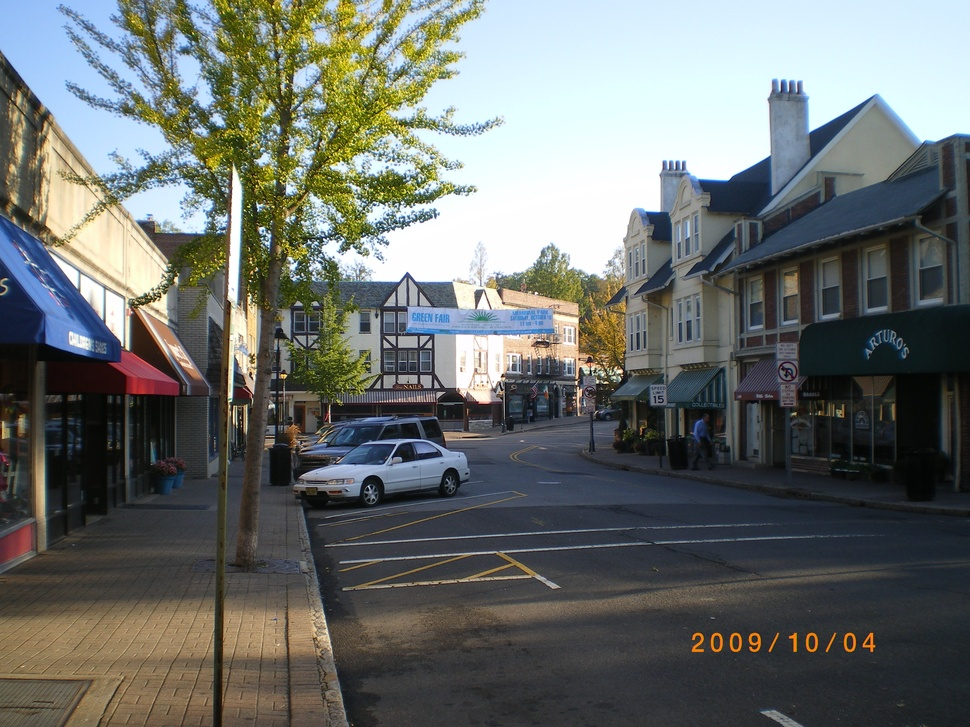
#> input picture LecturesJupterNotebooks/IMGP1690.JPG, 970 x 727 px, shrunk from 3264 x 2448 before the run, found by its file name
$ jupyter execute Lecture14.ipynb
#> lines starting #> are read from the running program, lines starting #| are printed output that depends on the picture
<a target="_blank" href="https://colab.research.google.com/github/TUIlmenauAMS/Videocoding/blob/main/LecturesJupterNotebooks/Lecture14/Lecture14.ipynb">

</a>
<font size="8" color ="Brown"><center>
Improved Interpolation
</center></font>
<br>
<p style="line-height:1.5">
<font size="6">

Interpolation plays an important role for motion
compensation with improved fractional pixel
accuracy. The more precise interpolated we get,
the smaller our prediction residual becomes, and
the more compression we get.<br>
How do we get improved and practical
interpolation?<br><br>
In **Computer Graphics** we have an analog
problem of interpolating samples, but there it is
samples given by a model or a designer, instead
of the pixel grid of our image. Hence it makes
sense to take a look at the approaches in
Computer Graphics:
<br>

<br>
Parallel to Nyquist-Sampling Theorem for
reconstruction:<br>
-Interpolation of samples.<br>
-Tells us how to do the interpolation:
<br>
<br>
With an ideal low pass filter, whose upper cutoff
frequency is half the sampling rate (for an interpolation
or upsampling factor of 2). The samples are our control
points (the samples in above picture).<br>
Nyquist Reconstruction (or interpolation): Our samples
correspond to our control points (with zeros in between).
The result of their low pass filterings is our interpolation.

<br>
Nyquist resonstruction assures that there are no
frequency components above the Nyquist frequency,
hence<br>
→ minimum frequency of change, maximally
smooth interpolated curve. The sinc function<br>
<br>
$$sinc(t)=\frac{sin(\pi.t)}{\pi.t}$$
is the impulse response of our ideal low pass filter as
interpolation function: <br><br>
Low pass filtering: **Convolution** with this
function
<br>

<br>
We assume that our samples are on **integer sample
points**. The interpolation function of the other samples
have a zero there, hence the interpolated curve has **no
influence of the other samples** there, and the curve
will go **through the sample values**. The original
sampling points are maintained after the interpolation,
which is what we want. This can be seen in the
following.<br>
In continuous space or time we can write our sequence
of samples as sequence of Dirac pulse multiplied by the
sample values,$$\sum_{n=0}^{\infty}x(n)\delta(t-n)$$
<br>
Filtering is a convolution of our samples with the Sinc
function. Continuous time convolution is (e.g. with a(t)
our sample sequence and b(t) our ideal low pass filter
impulse response)
<br>

<br>
<br>

<br>
<br>

Sinc function is infinite polynomial, infinitely
continuously differentiable<br>
→ interpolated curve is infinitely differentiable!<br>
→ Better than, for example Cubic splines<br>
(Computer Graphics), which are continuously
differentiable only until the 2nd derivative.<br><br>
Problem: sinc function is infinitely long, not so
practical.<br>
Alternative options for interpolation filter:
convolution of our samples with the so-called
"Box function" $h_1(t)$ as a basis function.
<br>

→ No continuity, problem because we have
mostly smooth intensity gradients in images.
Another way to preserve the continuity:
**Linear interpolation:**<br>
Basis function is the Box function convolved with
itself.
<br>

<br >
<br>
$$h_2(t)=h_1(t)*h_1(t)$$
Interpolation with this basis function:
<br>

<br>
Observe: After doing the convolution, we obtain
an increasing and a decreasing part for each to
be interpolated interval, as can be seen in above
picture. Each interval between two sampling
points contains two functions, the rising and the
falling slope of our basis function.<br>
We can write this basis function as **two** linear
functions or **polynomials of 1st order** of a local
variable u, which varies between 0 and 1 in this
interval between two neighboring sampling
points. For the **rising part** we get,
$$Q_1(u)=u$$
for the **falling part** we get,
$$Q_2(u)=1-u$$
Let the sample value at the lower end of the
interval be $f (0)$ and at the upper end be $f (1)$.
Then we can linearly **interpolate** the in-between
value at point u as
$$f (u)=f (0)⋅Q_2(u)+f (1)⋅Q_1(u)$$
<br><center>or</center><br>
$$f (u)=f (0)⋅(1−u)+u⋅f (1)$$
<br>
</font></p>

## For this, also the symbolic mathematics package called “Python Sympy” can be used:

[cell 1]
#In Sympy:
import sympy as sp

t, tau = sp.symbols('t tau')

# Define the box function h1(t) using Heaviside step functions
h1 = sp.Heaviside(t) - sp.Heaviside(t - 1)

print("Box function h1(t):")
sp.pprint(h1)

# Convolve h1 with itself to get h2(t) (Linear interpolation basis function)
# h2(t) = \int h1(tau) * h1(t - tau) dtau
# Since h1(tau) is non-zero only between 0 and 1, we can limit the integration bounds from 0 to 1.
h1_shifted = h1.subs(t, t - tau)
h2 = sp.integrate(h1_shifted, (tau, 0, 1))

#print("\nConvolution h2(t) = h1(t) * h1(t):")
# Simplify and print the resulting piecewise function
#sp.pprint(sp.simplify(h2))

<p style="line-height:1.5">
<font size="6">

**Observe:** This **sum results from the
convolution** of the sampling points with the
basis function.<br>
**Example:** We have 2 neighboring pixels,
$f (0)=10$, $f (1)=12$ . What is the sample right in
the middle, using linear interpolation?<br>
Answer: We use our interpolation formula with
u=0.5,<br>

$$f (u)=f (0)⋅(1−u)+u⋅f (1)=10 ⋅ (1−u)+u⋅12=$$
$$=10⋅0.5+0.5⋅12=11$$

**Observe:** The convolution in space or time is a
**multiplication** in the frequency domain. Hence
a convolution of two box functions becomes a
**squared sinc** function in the frequency
domain!<br><br>
Note: basic function is 0 for the other samples
→ Interpolated curve goes through our samples.
→ C0 continuity, but no C1 continuity of the first
derivative.<br><br>
→ Next step:<br>
$$h_4(t)=h_2(t)∗h_2(t)=h_1(t)∗h_1(t)∗h_1(t)∗h_1(t)$$
<br><br>→ cubic B-Spline<br><br>
**Observe:** In the frequency domain, this B-Spline
is a sinc function to the $4^{th}$ power! ($sinc^4$)<br>
(The “B” is for “Basis”)<br>
**Example:** We compute the discrete B-Spline
basis function using convolution with
Python, by discretizing each unit interval
into 10 steps:<br>
</font></p>

[cell 2]
import numpy as np
import matplotlib.pyplot as plt
import scipy.signal as sig
h1=np.ones(10)
h2=sig.convolve(h1,h1)
h4=sig.convolve(h2,h2)
plt.plot(h4)
plt.show()
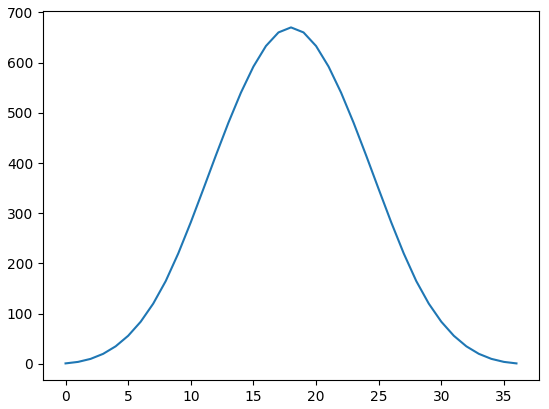
#> figure drawn by matplotlib, 1 panel; curve peaks at x = 18, y = 670

<p style="line-height:1.5">
<font size="6">

**Observe:** We now have **4 unit intervals**
(between the sample points, in the plot at
multiples of 10). Each unit interval will have its
own polynomial,$ Q_1(u),...,Q_4(u)$ , as depicted in
above plot.<br>
Observe that in this way we get a very compact
support, which means our impulse response is
quite short (length only from 0 to 4), and it can
be represented by polynomials $Q_i(u)$ of third
order. Both makes it quite efficient for an
implementation, which is important for video
coding purposes. The **drawback** is now that the
B-Spline does not go through 0 at the other
samples (at positions 1 and 3), such that an
    interpolation with a simple convolution **will not
go through the original sampling
points/values**, which is not good. To fix this, we
can **pre-process** the original signal (image) first,
such that the **original samples** are again
obtained **after the convolution** with the B-Splines,
as we will see.<br>
We start with the $4^{th}$ derivative, because it is
easy to compute, and then we integrate 4 times,
to obtain the polynomial functions $Q_i$ itself.<br><br>
We can use this convolution for our interpolation,
but this only produces interpolated values on a
fixed grid between the sample points. If we want
to have an interpolated value at an arbitrary
position $u$ between 2 sample points, we have to
find the polynomials $Q_1(u),...,Q_4(u) .$<br>
How do we get them?<br>
→ By observing the derivatives!
Derivation rule:<br>
    $$\frac{d}{dt} (h_1(t)∗h_1(t))=\frac{d}{dt} h_1(t)∗h_1(t)$$
because
$$\frac{d}{dt}\int a(u)⋅b(t−u)du=\int a(u)\frac {d}{dt} b(t−u)du$$
$$=a(t)∗\frac {d}{dt}⋅b(t)$$
<br><br>
→ 4th Derivation of the B-splines:<br>
$$\frac {d^4}{dt^4}h_4(t)=\frac{d}{dt} h_1(t)∗\frac{d}{dt} h_1(t)∗\frac{d}{dt} h_1(t)∗\frac {d}{dt} h_1(t)$$
$$\frac {d}{dt} h1(t)=\delta (t)−\delta(t−1)$$
<br>
→$\frac{d^4}{dt^4}h_4(t)=\delta(t)−4\delta(t−1)+6 \delta(t−2)−4 \delta(t−3)+\delta(t−4)$

<br><br>
(using $\delta(x−x_0)∗\delta(x−x_1)=\delta(x−x_0−x_1) $)

<br><br>Computation of these coefficients by using Python:<br>

</font></p>

[cell 3]
import numpy as np
import scipy.signal as sig
#the 2 diracs of the derivative of the box function:

dh=np.array([1,-1])
cdh=sig.convolve(dh,dh)
print("cdh= ",cdh )

#4 derivatives of box function convolved:
ccdh=sig.convolve(cdh,cdh)
print("ccdh= ",ccdh)

<p style="line-height:1.5">
<font size="6">We obtain the third derivative of our spline by
integrating the $4^{th}$ derivative (without integration
constant),<br>
$$\frac {d^3}{dt^ 3}=\int(\delta(t)−4 \delta(t−1)+6 \delta(t−2)−4 \delta(t−3)+\delta(t−4))dt $$

This is a piecewise constant step function<br>

Now we want to obtain the polynomials
$Q_1(u), ...,Q_4(u)$ with the local variable $u$. We
start with $Q_1(u)$ .<br>
$$\frac{d^3}{dt^3} Q_1(u)=1$$
<br>
The second derivative of $Q_1(u)$ is the integral of
the third derivative,<br>
$$\frac {d^2}{du^2} Q_1(u)=\int 1du=u $$
next more integration,<br>
$$\frac {d}{du} Q_1(u)=\int u du=\frac{u^2}{2},$$
<br>
$$Q_1(u)=\frac{\int u^2}{2}du=\frac{u^3}{6}$$
<br><br><br><br>
For $Q_2(u)$ we also need conditions for continuity
for the second and first derivatives, and the
function value, where $Q_1(u)$ and $Q_2(u)$ touch,
at u=1 for the first interval with $Q_1(u)$ and
u=0 for the second interval with $Q_2(u)$ .
$$\frac {d^3}{dt^3}Q_2(u)=−3$$
<br>
$$\frac {d^2}{dt^ 2} Q_2(u)=−3u+c_2$$
To determine $c_2$ we need the values of the
second derivatives identical at the upper end of
the lower interval ( u=1 ) and the lower end of
the upper interval ( u=0 ), for continuity of the
second derivative,<br>
$$\frac {d^2}{du^2} Q_1(u=1)=\frac {d^2}{dt^2} Q_2(u=0)$$
hence we get<br>
$$1=−3⋅0+c_2$$
$$→c_2=1$$
$$and$$
$$\frac {d^2}{dt ^2} Q_2(u)=−3u+1$$
to continue integration, with integration constant
$c_1$,
$$\frac {d}{dt} Q_2(u)=\frac{−3}{2}u^2+u+c_1$$
Continuity of the first derivative,
$$\frac{d}{du} Q_1(u=1)=\frac{d}{dt} Q_2(u=0)$$
we get
$$\frac{1}{2}=c_1$$
hence
$$\frac{d}{dt} Q_2(u)=\frac{−3}{2}u^2+u+\frac{1}{2}$$
continue integration,
$$ Q_2(u)= \frac{−1}{2}u^3+\frac {u^2}{2}+\frac {u}{2}+c_0$$
We need the contunuity of the function values,
$$Q_1(u=1)=Q_2(u=0)$$
we get
$$\frac{1}{6}=c_0$$
hence we get
$$Q_2(u)=\frac{−1}{2}u^3+\frac{u^2}{2}+\frac{u}{2}+\frac{1}{6}$$

<p style="line-height:1.5">
<font size="6">

For the upper two intervals: mirror the lower
polynomials by replacing u by 1−u !
We do that by using the open source symbolic
mathematics package **“Python Sympy”**,<br><br><br>
$Q_3(u) = Q_2(1-u) $
</font></p>

[cell 4]
from sympy import ratsimp
from sympy import *
u= symbols('u')
3*u
a=1/6*(-3*(1-u)**3+3*(1-u)**2+3*(1-u)+1)
print(a)
print(ratsimp(a))

<p style="line-height:1.5">
<font size="6"><br>$Q_4(u) = Q_1(1-u) $

</font></p>

[cell 5]
from sympy import *
u= symbols('u')
b=1/6*((1-u)**3)

print(b)
print(ratsimp(b))

# A nice alternate derivation can be obtained with our Video Coding Tutor chatbot:
## Ask: "Can you derive the cubic B-Spline basis polynomials from the convolution of 4 box functions on unit intervals, using Python Sympy?"
## (https://chatgpt.com/g/g-SpWxPChDs-video-coding-tutor/c/6a6343e0-9c34-83ed-9618-33dff006e0db)

<p style="line-height:1.5">
<font size="6">

**Together:**
$$Q_1(u)=1/6 u^3$$
$$Q_2(u)=1/6(−3 u^3+3u^2+3 u+1)$$
$$Q_3(u)=1/6(3u^3−6u^2+4) ;$$
$$Q_4(u)=1/6(−u^3+3u^2−3u+1)$$
We now can also write our spline function $h_4(t)$
as
<br>
$\begin{equation}
 h_4(t)=\begin{cases}Q_1(t) & \text{for 0≤t≤1}\\
Q_2(t−1)  & \text{for 1≤t≤2}\\
Q_3(t−2)  & \text{for 2≤t≤3}\\
Q_4(t−3)  & \text{for 3≤t≤4}\end{cases}
\end{equation}
$
$$(1)$$
<br><br>
Hence our convolution of our samples f(n) with
the spline function $h_4(t)$ for interpolation
becomes<br>
$$f (t)=\sum_{n} f (n)h_4(t+2−n)$$
Since the spline function $h_4(n)$ has its maximum
at t=2 , we shift it accordingly so that it is
centered at t=n . Now we can rewrite the
continuous time variable t as the sum of the
lower integer index $n_0$
 plus the float offset $u$
on the unit interval, $t=n_0+u$ ,
$$f (n_0+u)=\sum_{n}f (n)h_4(n_0+u+2−n)$$
Since the spline function is zero below argument
0 and above 4, we can limit the sum to this
range,<br>
$$f (n_0+u)= \sum_{n=n_0−1}^{n_0+2}f (n)h_4(n_0+u+2−n)$$
Since we can write the spline function as in eq.
(4) with the four polynomials, we can rewrite the
sum as<br>
$
f (n_0+u)=f (n_0−1)⋅Q_4(u)+f (n_0)⋅Q_3(u)+f (n_0+1)⋅Q_2(u)+f (n_0+2)⋅Q_1(u)$
<br>or<br><br>
$$
f (n_0+u)= \sum_{n=0}^{3}f (n_0−1−n)⋅Q_{4−n}(u)$$
$$(2)$$
We see that we get the weighted sum of the 4
spline polynomials, each weighted by the
corresponding sample value.<br><br>
**Example:**
Take the sample points $f (−1)=1$ , $f (0)=2$ ,
$f (1)=3$ , $f (2)=4$ . We assume the other
samples values to be zero. This is shown in the
following picture,<br>

<br><br>
The blue peaks are the original sample values,
the green and red lines are the weighted and
shifted B-Spline functions, the long red line is the
sum of them.<br>
We want to interpolate a value at position
$0≤u≤1$ in the unit interval between sample
points $f(0)$ and $f(1)$. We see that the **sample
points at both ends of this interval** are
connected to the **peaks of the spline** functions
(polynomials $Q_3(u)$ and $Q_2(u)$ ), so they have
the most influence on the interpolated value, as
expected. The 2 neighboring samples behind
them still have some influence on the
interpolated value, but only via the tails of the
spline function, $Q_1(u)$ and $Q_4(u)$ .
Hence the considered to be interpolated interval
has contributions from all 4 polynomials, which
appear weighted by their sample values, and add
up, as in this formula, which is eq. (2) with n_0=0
$$f (u)=\sum_{n=0}^{3}f (n−1)⋅Q_{4−n}(u)$$
Plot in python:
<br><br>

</font></p>

[cell 6]
import numpy as np
import matplotlib.pyplot as plt
import scipy.signal as sig
xu=np.zeros(40)
xu[0:40:10]=np.arange(1,5)

h1=np.ones(10)
h2=sig.convolve(h1,h1)/10
h4=sig.convolve(h2,h2)/10
plt.plot(sig.convolve(xu,h4),'r')
plt.plot(np.concatenate((np.zeros(20),xu)))
plt.plot(1*h4,'g')
plt.plot(np.concatenate((np.zeros(10),2*h4) ),'r')
plt.plot(np.concatenate((np.zeros(20),3*h4)),'g')
plt.plot(np.concatenate((np.zeros(30),4*h4)),'r')
plt.title('Spline Interpolation by Superposition')
plt.show()
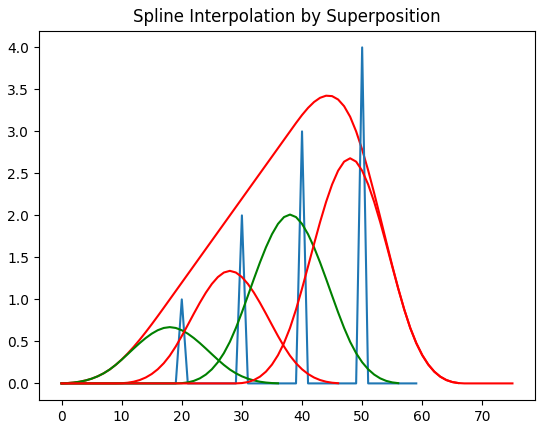
#> figure drawn by matplotlib, 1 panel; curve peaks at x = 44, y = 3.43; curve peaks at x = 50, y = 4; curve peaks at x = 18, y = 0.67

<p style="line-height:1.5">
<font size="6">

We can see that our B-Spline has the value 1/6 at
sample position 1 and 3 ($Q_1(1)=Q_2(0)=Q_3(1)=Q_4(0)=1/6 $) and it has the value of 4/6 at its center at sample position 2 $(Q_2(1)=Q_3(0)=4/6 )$. Hence the centered sample
will be multiplied (after convolution) with the
factor of 4/6, and the 2 neighboring samples with
1/6.<br>
This is also illustrated in the following picture
 <br>
(Made with python)<br>
Here you can also see: If we have a constant
sequence $x(n)=k$, then the interpolation on the
integer grid values n are:<br>
$$1/6⋅x(n−1)+4/6⋅x(n)+1/6⋅x(n+1)=(4/6+1/6+1/6)⋅k=k$$
So in this case the interpolation does indeed go
through the original sample values! This is
different for other examples:<br>
The interpolation of the sequence 1,2,3,4,0 with
splines as an example can be seen in this
picture:<br>

<br>
Obtained with:
<br>
```import numpy as np
import matplotlib.pyplot as plt
import scipy.signal as sig
xu=np.zeros(40)
xu[0:40:10]=np.arange(1,5)
h1=np.ones(10)
h2=sig.convolve(h1,h1)/10
h4=sig.convolve(h2,h2)/10
plt.plot(sig.convolve(xu,h4),'r')
plt.plot(np.concatenate((np.zeros(20),xu)))
```
<br>

(We need a shift by 2 intervals, because the
spline function becomes maximal at t=2)
Here we have an interpolated grid of $1/10^{th}$ of a
pixel. We can also see that the interpolation
**does not go through the original pixel
values**, even though it is a nice and smooth
interpolation.<br>
How do we obtain a spline interpolation **through
the original pixels?** To see that, we first need
to analyse what happens with the original pixels
when we interpolate with the B-Spline.
Assume we already have a **pre-processing** of
our original image, which produces the pixel
values c(n) out of our image pixels x(n). The
question is, how do we produce the c(n) such
that the original pixel values x(n) are maintained
**after** the spline interpolation.<br><br>
We would like to have the original, which means
we would like to have the following:<br>
$$x(n) =1/6⋅c(n-1)+4/6⋅c(n)+1/6⋅c(n+1)$$
<br>
Here the factor 1/6 comes from the spline value
at the neighboring positions 1 and 3, and the
factor 4/6 comes from the spline value at its
center position 2.<br>
c comes from our pre-processed or
“compensated” image (pre-processing with some
filtering operation). So here we just look at the
integer pixel positions.<br>
Observe that this condition has to hold for all
inter values of n! How do we obtain c(n)?
<br>
We need to apply the z-transform as a tool,
because it is made for such recursive equations.
Delays or advances can be formulated as
multiplications with $z^{-1}$ or with $z$.<br>
The above equation in the z-domain is:<br>
$$X(z)=1/6⋅z^{−1}C(z)+4/6⋅C(z)+1/6⋅z⋅C(z)$$
This can be re-written as:<br>
$$X (z)=C(z)⋅(1/6⋅z^{−1}+4/6+1/6⋅z)$$
and we obtain following expression for C(z):
$$C(z)=\frac{X (z)}{1/6⋅z^{-1}+4/6+1/6⋅z}$$
$$(1)$$
Now we can see that we obtain an IIR filter for
the generation of C(z) or c(n)!<br>
We can re-write the denominator polynomial of
(1) as the product of 2 simpler polynomials using
its roots.<br>
$$C(z)=\frac{X (z)}{1/6⋅z^{−1}+4/6+1/6⋅z}=\frac{X(z)}{1/6 z(z^{−2}+4 z^{−1}+1)}$$
We can compute its roots using python:
</font></p>

[cell 7]
np.roots([1,4,1])

<p style="line-height:1.5">
<font size="6">Hence we get<br>
$$\frac{X (z)}
{1/6 z⋅(1−z_1⋅z^{−1})(1−z _2⋅z^{−1})}
=
\frac{X (z)}{1/6⋅z_2⋅(1−z_1⋅z^{−1})(z_2^{−1}z−1)}$$
    <br>
with $z_1=−0.26795$ and $z_2=−3.73205=1/z_1$
Observe that pole $z_2$ would result in an
instability. Observe that $1/z^2=z_1$ . We can
rewrite our desired compensation filter C(z) as
$$C(z)=−6⋅z_1\frac{X (z)}{(1−z_1⋅z^{−1})(1−z_1⋅z)}$$
Here we obtain one causal and one anti-causal
pole at $z_1=−0.26795$ .<br>
Note that we have a non-causal part z in our
equation for c(n). How do we implement it? In
images we can solve this problem by
separating a causal and an anti-causal
filter, and then apply the anti-causal filter
backwards over our image, as shown in following
images.<br>
The first, causal part, is<br>
$$P(z)=\frac{X (z)}{(1−z_1⋅z^{−1})}$$
For that, we filter along the causal direction,
from left to rigth or from up to down, and
generate the intermediate signal p(n), with an IIR
filter with pole at $z_1$:<br>


<br>
Its transfer function in the z-domain hence
becomes:<br>
$$P(z)= X (z)+ z_1⋅z^{−1}⋅P(z)$$
$$P(z)(1−z_1⋅z^−1)= X (z)$$
$$\frac{P(z)}{X (z)}=\frac{1}{1−z_1⋅z^{−1}}$$
Which is indeed our desired transfer function. We
see that it has indeed a pole at position $z=z_1$.
This now represents “one half” of our
compensation filter.<br>
Then we apply the second part, filter the
intermediate signal p(n) in the remaining **anticausal
direction, from right to left or from
down to up**,<br>
$$C(z)=\frac{−6⋅z_1 P(z)}{(1−z_1⋅z)}$$
We can implement it with the following structure,<br>
$$c(n)=−6z_1⋅p(n)+z_1⋅c(n+1)$$

<br>
Its transfer function becomes (using again the z-transform):<br>
$$C(z)=−6 z_1 P(z)+z_1⋅z⋅C(z)$$
$$C(z)⋅(1−z_1⋅z)=−6 z_1 P(z)$$
<br>$$\frac{C(z)}{P(z)}=\frac{−6 z_1}{1−z_1⋅z}$$
Which is indeed our desired transfer function.
So the total structure is like in the following
diagram,<br>

This is exactly what the HHI proposal is:
$$p(n)=x(n)+z_1⋅p(n−1)$$
$$c(n)=z_1⋅c(n+1)−6 z_1⋅p(n)$$
where $z_1 = -0.26795$, and where the resulting
c(n) are used for the spline interpolation (p(n) is
the result of the causal filter part).<br>
The resulting system is here:<br>
<br>

<br>
The block IIR filter generates the c's, and the FIR
filter is the spline interpolator. “In-Loop
processing” is anti-blocking filtering and similar.<br><br>
(From: 28th Picture Coding Symposium, PCS2010, December 8-
10, 2010, Nagoya, Japan,<br>
“FRACTIONAL-SAMPLE MOTION COMPENSATION
USING GENERALIZED INTERPOLATION”<br>
Haricharan Lakshman, Benjamin Bross, Heiko Schwarz, and
Thomas Wiegand)
<br>
<br>
</font></p>

<font size="8" color ="Brown"><center>
Python Example
</center></font>
<br>

<p style="line-height:1.5">
<font size="6">As the signal we again take a ramp function, as
in the previous example:<br>

```x = np.array([0,0,1,2,3,4,0,0])```
<br>we compute the signal from causal filtering as
<br>
 ```
z1=-0.26795
p=lfilter( [1.],[1., -z1], x,axis=0)
 ```
 <br>
We compute the anti-causal filtering by using
“fliplr” at the input and output of our filter
operation, to reverse the filter direction,
<br>

```
c=-6*z1*np.fliplr([lfilter([1.],[1.,-z1], (p[::-1]))])[0];
h1=np.ones((100));
h2=sig.convolve(h1,h1)/100;
h4=sig.convolve(h2,h2)/100;
print(len(h4))
```
<br>
We compute our B-Spline basis function with 100
sampling points for each unit interval,<br>
The length of only 397 instead of 400 samples
shows that this is only a more or less unprecise
approximation of the B-Spline basis function, and
for the reason of increasing accuracy we went to
100 samples per unit interval, instead of just 10
in the previous example.<br>
Now we can compute the interpolated curve from
the upsampled c,
<br>

```
c_upsampled=np.zeros(100*len(c))
c_upsampled[::100]=c
xi=lfilter(h4,1,c_upsampled);
plt.plot(xi,color='blue');
# define xu
xu=np.zeros((np.shape(cupsampled)))
xu[::100]=x
xu=np.concatenate((np.zeros(200),xu))
plt.plot(xu,color='red')
```
</font></p>

<p style="line-height:1.5">
<font size="6">

</font></p>

<p style="line-height:1.5">
<font size="6">

We can see that the interpolated curve (blue)
indeed goes through the original samples (red) at
full 100's, up to the accuracy of our
approximated spline function!

</font></p>

## All together:

[cell 8]
import numpy as np
import matplotlib.pyplot as plt
import scipy.signal as sig
from scipy.signal import lfilter

x = np.array([0,0,1,2,3,4,0,0])
z1=-0.26795

p=lfilter( [1.],[1., -z1], x,axis=0)


c=-6*z1*np.fliplr([lfilter([1.],[1.,-z1], (p[::-1]))])[0];
h1=np.ones((100));
h2=sig.convolve(h1,h1)/100;
h4=sig.convolve(h2,h2)/100;

print(len(h4))


c_upsampled=np.zeros(100*len(c))
c_upsampled[::100]=c
xi=lfilter(h4,1,c_upsampled);

plt.plot(xi,color='blue');
# define xu
xu=np.zeros((np.shape(c_upsampled)))
xu[::100]=x
xu=np.concatenate((np.zeros(200),xu))
#print(np.shape(aa))
plt.plot(xu,color='red')

## Application to image IMGP1690.JPG, to increase size by a factor of 4 horizontally and vertically:

[cell 9]
import numpy as np
import matplotlib.pyplot as plt
import scipy.signal as sig
from scipy.signal import lfilter
import urllib.request
from PIL import Image

# Download and load the image
url = "https://raw.githubusercontent.com/TUIlmenauAMS/Videocoding/main/IMGP1690.JPG"
img = np.array(Image.open(urllib.request.urlopen(url)))
#> img is the input picture: shape (727, 970, 3); mean R, G, B 106.4, 110.7, 107.9

# Convert to grayscale for simplicity
if len(img.shape) == 3:
    img = np.mean(img, axis=2)
#> img: shape (727, 970) float64
#> (the rest of the program and of its run is left out)
